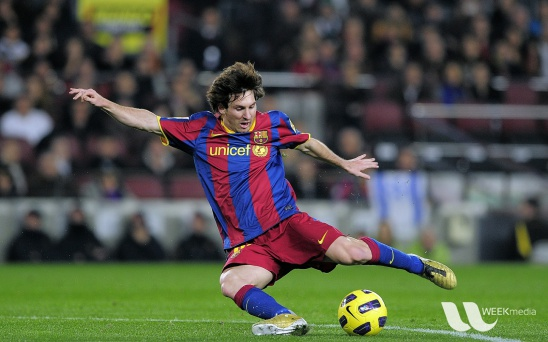
#> input picture messi5.jpg, 548 x 342 px
$ python 21_Image_Gradient_Edge_Detection.py   (older library calls are emulated)
#> lines starting #> are read from the running program, lines starting #| are printed output that depends on the picture; after the words box and inside, x2 and y2 are one past the last pixel; in counts of white or black regions, pixels touching at a corner belong together
import cv2
from matplotlib import pyplot as plt
import numpy as np

img = cv2.imread('messi5.jpg',cv2.IMREAD_GRAYSCALE)
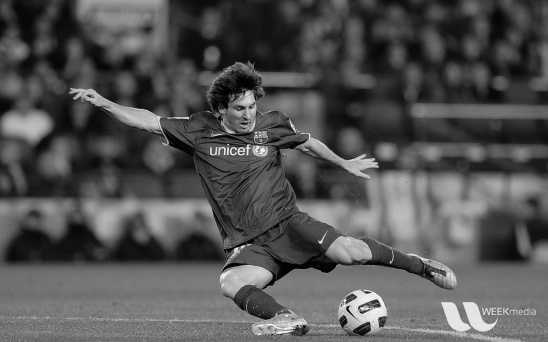
#> img: shape (342, 548); min 0, max 253, mean 83.3
#img = cv2.imread('sudoku.png',cv2.IMREAD_GRAYSCALE)
#lap = cv2.Laplacian(img,cv2.CV_64F,ksize=3)
#Default kernal size is 1
lap = cv2.Laplacian(img,cv2.CV_64F,ksize=3)
#overide
lap = np.uint8(np.absolute(lap))
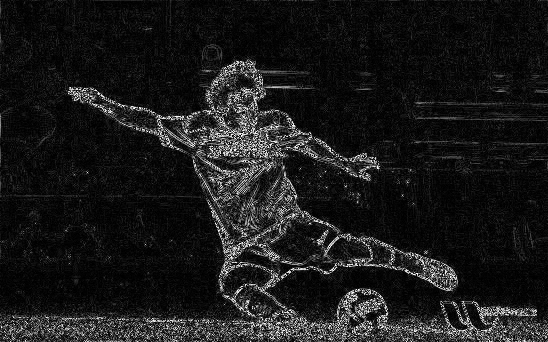
#> lap: shape (342, 548); min 0, max 254, mean 25.7

sobelX = cv2.Sobel(img,cv2.CV_64F,1,0)
sobelX = np.uint8(np.absolute(sobelX))
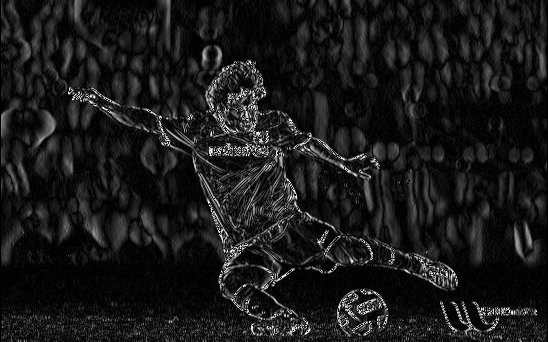
#> sobelX: shape (342, 548); min 0, max 255, mean 25.6

sobelY = cv2.Sobel(img,cv2.CV_64F,0,1)
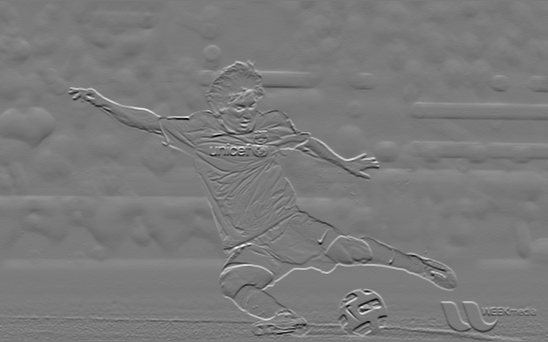
#> sobelY: shape (342, 548) float64; min -796, max 855, mean 1.3; drawn with min black and max white
sobelY = np.uint8(np.absolute(sobelY))
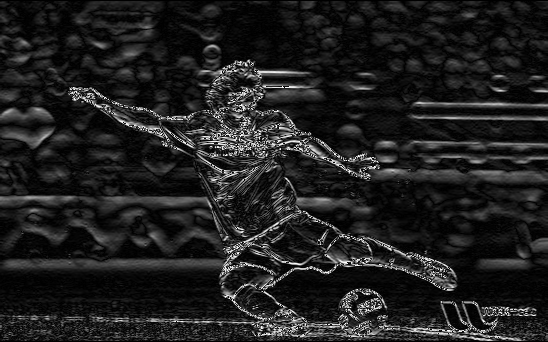
#> sobelY: shape (342, 548); min 0, max 255, mean 31.6

canyedges = cv2.Canny(img,100,200)
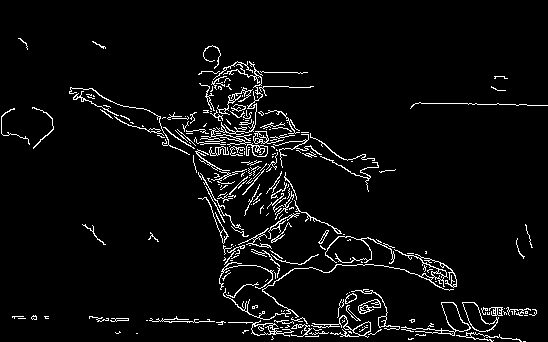
#> canyedges: shape (342, 548); 4.7% white in thin lines or dots, all inside (x1, y1, x2, y2) = (1, 38, 548, 342)

sobelCombained = cv2.bitwise_or(sobelX,sobelY)
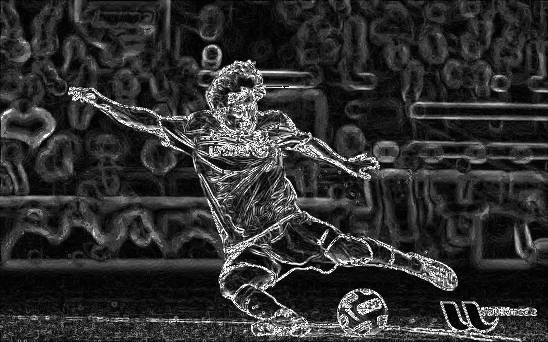
#> sobelCombained: shape (342, 548); min 0, max 255, mean 47.6
titles = ['Original Image','Laplacian','sobelx','sobelY','sobelCombained','Canny']
images = [img,lap,sobelX,sobelY,sobelCombained,canyedges]

for i in range(6):
    plt.subplot(2,3,i+1),plt.imshow(images[i],'gray')
    plt.title(titles[i])
    plt.xticks([]),plt.yticks([])
plt.show()

cv2.waitKey(0)
cv2.destroyAllWindows()

$ run again, with sudoku.png saved as messi5.jpg
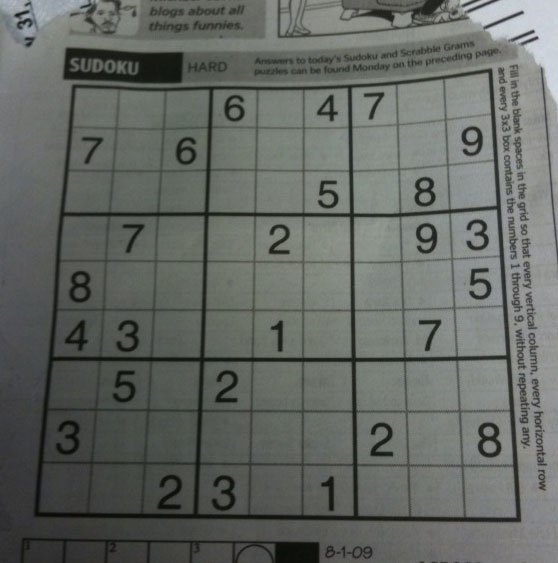
#> input picture sudoku.png, 558 x 563 px
#> `canyedges = cv2.Canny(img,100,200)`:
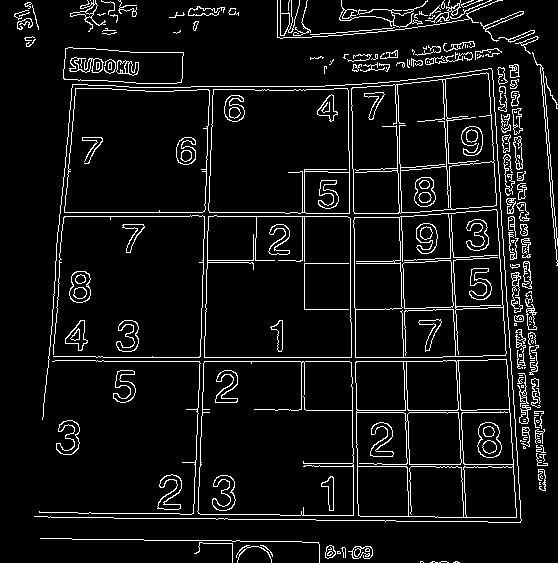
#> canyedges: shape (563, 558); 7.2% white in thin lines or dots
#> `sobelCombained = cv2.bitwise_or(sobelX,sobelY)`:
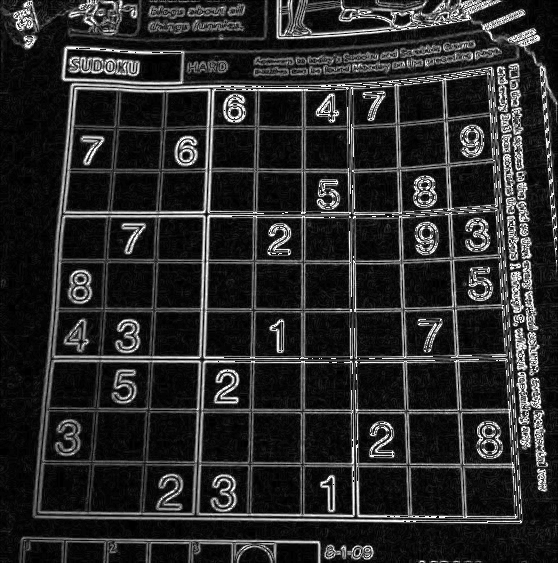
#> sobelCombained: shape (563, 558); min 0, max 255, mean 42

$ run again, with Sana.jpg copied over messi5.jpg
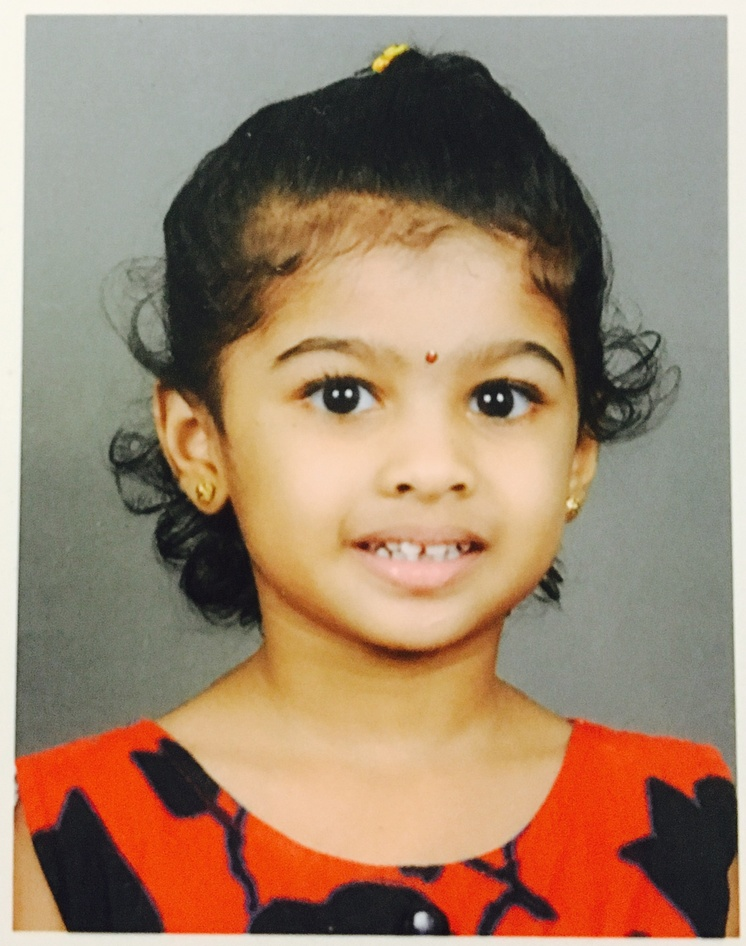
#> input picture Sana.jpg, 746 x 946 px, shrunk from 1887 x 2394 before the run
#> `canyedges = cv2.Canny(img,100,200)`:
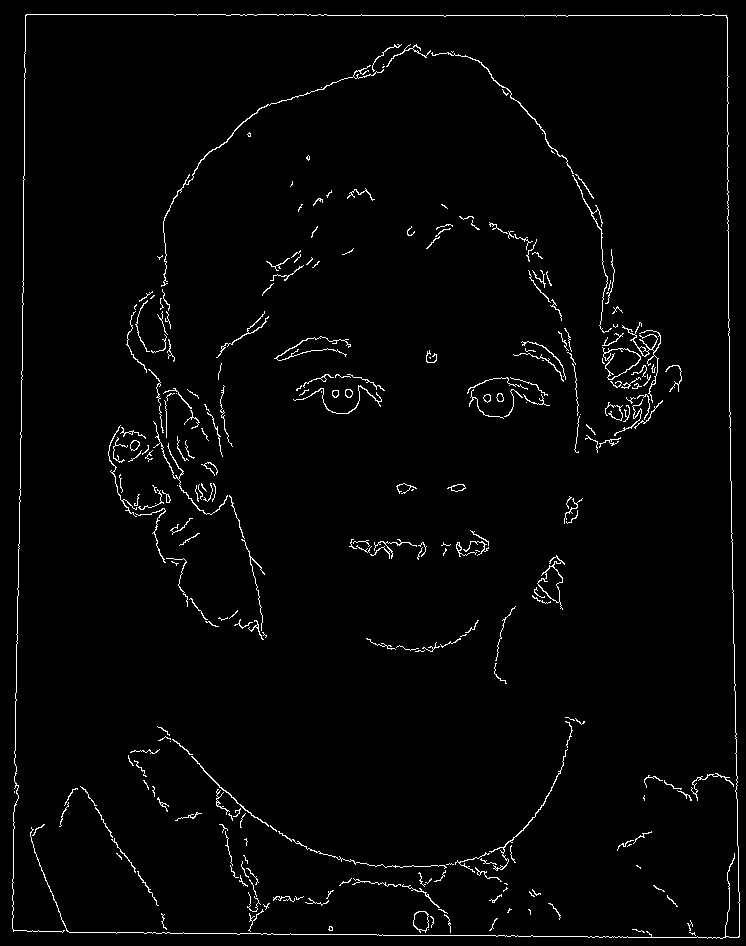
#> canyedges: shape (946, 746); 2.1% white in thin lines or dots
#> `sobelCombained = cv2.bitwise_or(sobelX,sobelY)`:
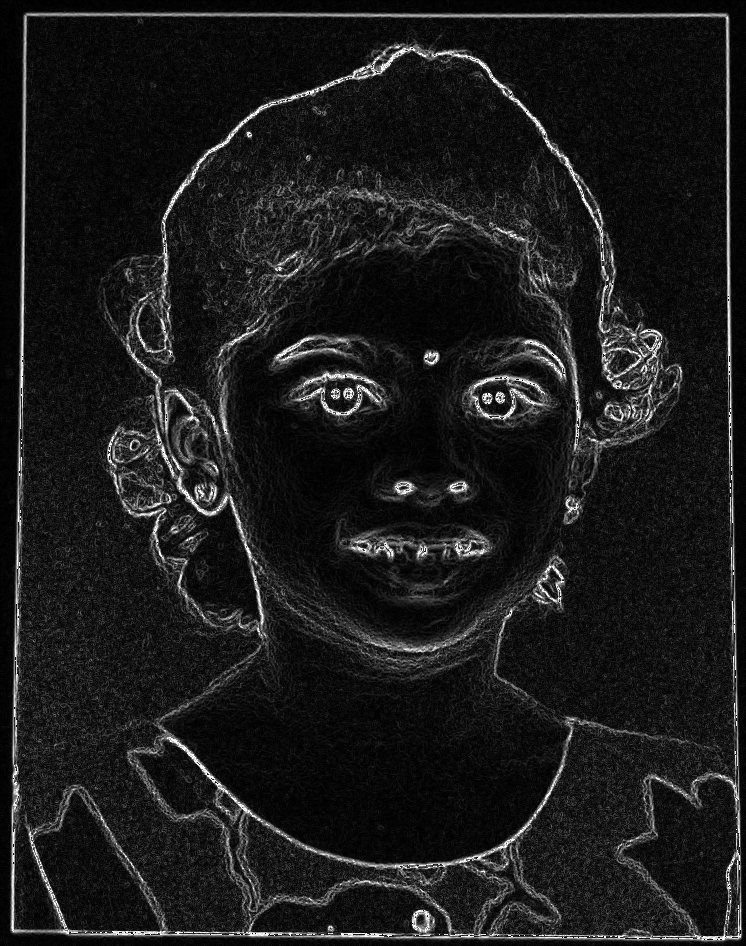
#> sobelCombained: shape (946, 746); min 0, max 255, mean 27.3

$ run again, with Sujan.JPG copied over messi5.jpg
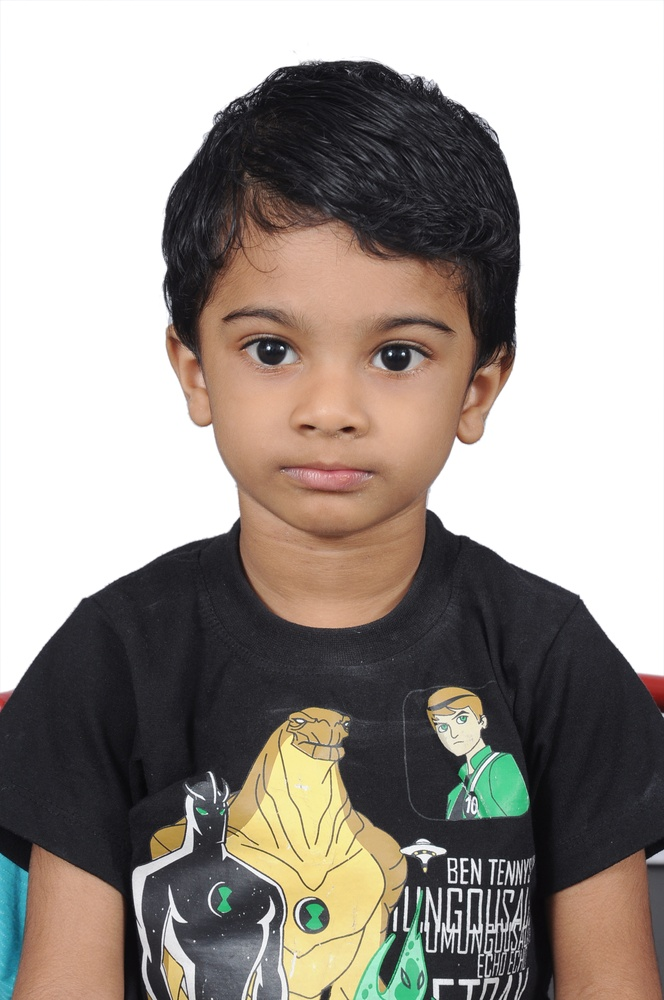
#> input picture Sujan.JPG, 664 x 1000 px, shrunk from 2136 x 3216 before the run
#> canyedges: shape (1000, 664); 4% white in thin lines or dots
#> `sobelCombained = cv2.bitwise_or(sobelX,sobelY)`:
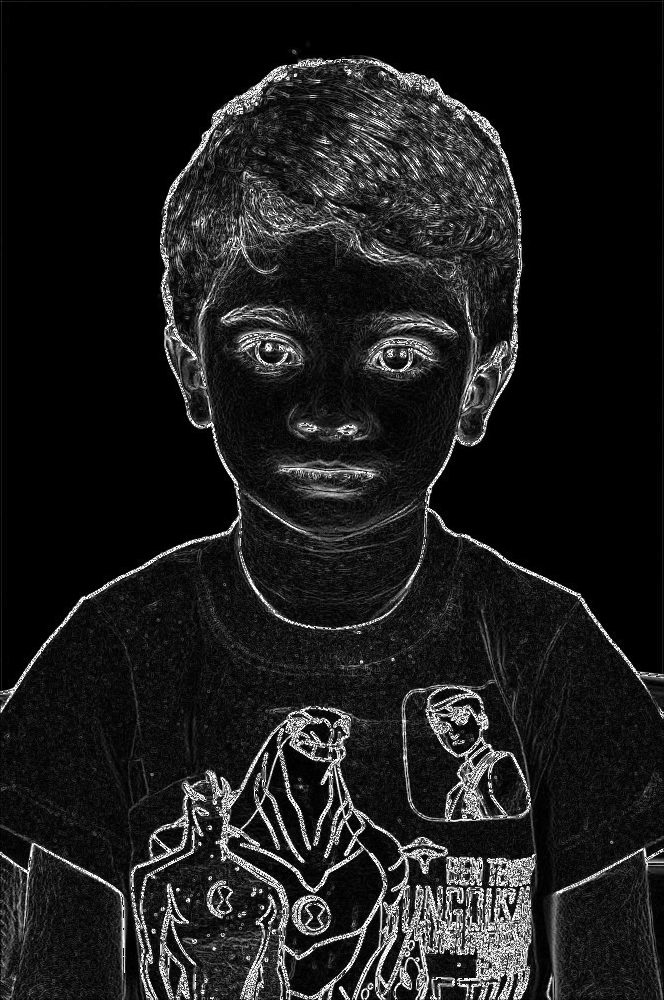
#> sobelCombained: shape (1000, 664); min 0, max 255, mean 28.1
